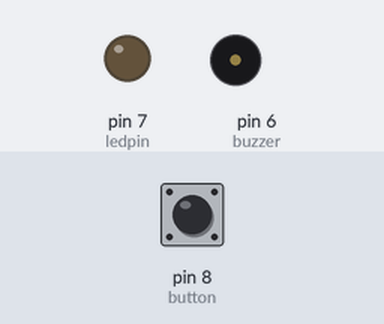
A sketch run on a simulated Arduino Uno, built with avr-gcc and run on an emulated ATmega328P. On the bench: output pins drawn as LEDs (lit = HIGH), buzzer (waves = sounding, pin HIGH). The test bench sets the inputs (shaded band); at power-on: pin 8 (button) HIGH.

Above: at 2.8 s.
2.9 s: pin 8 (button) pulled LOW for 1.2 s
At 3.9 s:
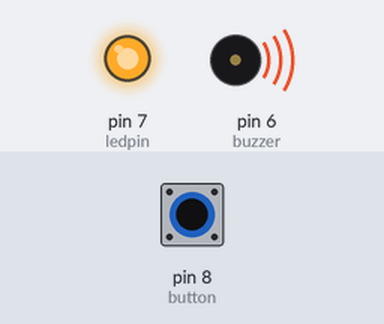
6.5 s: pin 8 (button) pulled LOW for 3.2 s
At 10.4 s:
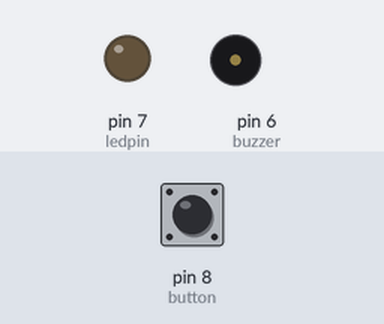
Timing chart, 0 to 11.9 s (numbered marks = the images above; inputs shaded):
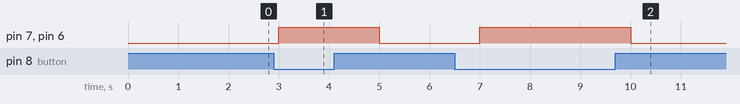

The sketch:

switch.ino
```cpp
int ledpin = 7;
int button = 8;
int buzzer = 6;

void setup() {
pinMode(ledpin, OUTPUT);
pinMode(button, INPUT_PULLUP); // INPUT_PULLUP act as in build resistor for button
pinMode(buzzer, OUTPUT);
}

void loop() {
  if(digitalRead(button) == LOW){
      digitalWrite(ledpin, HIGH);
      digitalWrite(buzzer, HIGH);
      delay(1000);
  }
  else{
      digitalWrite(ledpin, LOW);
      digitalWrite(buzzer, LOW);
      delay(1000);
  }

}
```

Measured:
- after the input at 2.9 s, pin 7 (ledpin), pin 6 (buzzer): LOW → HIGH after 0.10 s, → LOW 2.0 s later
- after the input at 6.5 s, pin 7 (ledpin), pin 6 (buzzer): LOW → HIGH after 0.50 s, → LOW 3.0 s later
